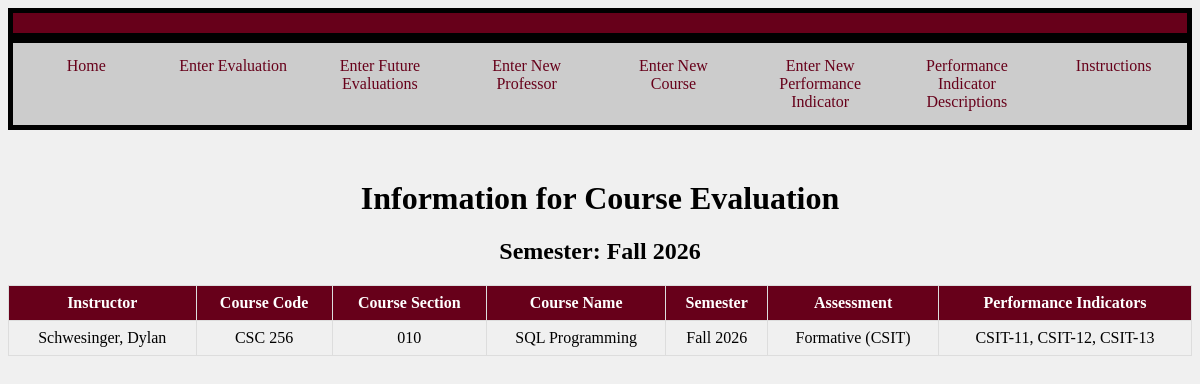
/fullSemester.php?semester=Fall 2026, run on the app's committed database.
### tables this page shows
CREATE TABLE "EVAL" (
	"ID"	INTEGER,
	"Instructor"	TEXT,
	"CourseCode"	TEXT,
	"Semester"	TEXT,
	"Assessment"	TEXT,
	"CourseName"	TEXT,
	"CourseSection"	TEXT,
	"PerformanceIndicator"	TEXT,
	PRIMARY KEY("ID" AUTOINCREMENT)
);

### fullSemester.php (the view, shortened to what this page needs)
<?php
try {
    $db = new PDO('sqlite:CSC355.db');
}
catch (Exception $exc){
    echo 'Exception: Cannot connect to the database: ', $exc->getMessage(), "\n";
}
if((isset($_GET['semester']) && isset( $_GET['code']) && isset($_GET['sec']))){
    $semester = $_GET['semester'];
    $code = $_GET['code'];
    $sec = $_GET['sec'];
    $stmt = $db->prepare("SELECT * FROM EVAL WHERE SEMESTER = :semester AND CourseCode = :code AND CourseSection = :sec");
    $stmt->bindParam(':semester', $semester);
    $stmt->bindParam(':code', $code);
    $stmt->bindParam(':sec', $sec);
    $stmt->execute();
    $perfObjective = [];
    while ($row = $stmt->fetch(PDO::FETCH_ASSOC)) {
        $perfObjective[] = $row['PerformanceIndicator'];
    }
    $separateValues = [];
    foreach ($perfObjective as $string){
        $values = explode(',', $string);
        foreach ($values as $value){
            $separateValues[] = $value;
        }
    }
    $stmt2 = $db->prepare("SELECT * FROM EVAL WHERE SEMESTER = :semester AND CourseCode = :code AND CourseSection = :sec");
    $stmt2->bindParam(':semester', $semester);
    $stmt2->bindParam(':code', $code);
    $stmt2->bindParam(':sec', $sec);
    $stmt2->execute();
    echo "<div class='header'></div>
    <div class='navigation'>
        <ul>
            <li><a href='https://unixweb.kutztown.edu/~dclea255/CourseEvaluator/home.php'>Home</a></li>
            <li><a href='https://unixweb.kutztown.edu/~dclea255/CourseEvaluator/Prototype1.php'>Enter Evaluation</a></li>
            <li><a href='https://unixweb.kutztown.edu/~dclea255/CourseEvaluator/enterFutureEvaluation.php'>Enter Future Evaluations</a></li>
            <li><a href='https://unixweb.kutztown.edu/~dclea255/CourseEvaluator/editEvaluation.php'>Edit Future Evaluations</a></li>
            <li><a href='https://unixweb.kutztown.edu/~dclea255/CourseEvaluator/enterProf.php'>Enter New Professor</a></li>
            <li><a href='https://unixweb.kutztown.edu/~dclea255/CourseEvaluator/enterCourse.php'>Enter New Course</a></li>
            <li><a href='https://unixweb.kutztown.edu/~dclea255/CourseEvaluator/enterIndicator.php'>Enter New Performance Indicator</a></li>
            <li><a href='https://unixweb.kutztown.edu/~dclea255/CourseEvaluator/PID.php'>Performance Indicator Descriptions</a></li>
            <li><a href='https://unixweb.kutztown.edu/~irove/instructions.php'>Instructions</a></li>
        </ul>
    </div>";
    echo "<h1 style = 'text-align: center;'>Information for Course Evaluation</h1>";
    echo "<h2 style = 'text-align: center;'>Semester: $semester</h2>";
    echo "<h2 style = 'text-align: center;'>Course Code: $code</h2>";
    echo "<div class='table1'>";
    echo "<table border='1'>
            <tr>
                <th>Instructor</th>
                <th>Course Code</th>
				<th>Course Section</th>
				<th>Course Name</th>
                <th>Semester</th>
                <th>Assessment</th>
            </tr>";
    while ($row = $stmt2->fetch(PDO::FETCH_ASSOC)) {
        echo "<tr>";
            echo "<td>" . $row['Instructor'] . "</td>";
            echo "<td>" . $row['CourseCode'] . "</td>";
			echo "<td>" . $row['CourseSection'] . "</td>";
			echo "<td>" . $row['CourseName'] . "</td>";
            echo "<td>" . $row['Semester'] . "</td>";
            echo "<td>" . $row['Assessment'] . "</td>";
            echo "</tr>";
    }
echo "</table>";
echo "</div>";
$stmt3 = $db->prepare("SELECT StudentNumbers, Major, EvaluationScore FROM StudentTable WHERE ID = (SELECT ID FROM EVAL WHERE SEMESTER = :semester AND CourseCode = :code AND CourseSection = :sec)");
$stmt3->bindParam(':semester', $semester);
$stmt3->bindParam(':code', $code);
$stmt3->bindParam(':sec', $sec);
$stmt3->execute();
$studentEvaluations = [];
while ($row = $stmt3->fetch(PDO::FETCH_ASSOC)) {
    $studentNumber = $row['StudentNumbers'];
    $major = $row['Major'];
    $evaluationScores = explode(',', $row['EvaluationScore']);
    $combinedScores = array_combine($separateValues, $evaluationScores);
    $studentEvaluations[] = [
        'studentNumber' => $studentNumber,
        'major' => $major,
        'scores' => $combinedScores
    ];
}
echo "<div>";
echo "<table border='1'>
        <tr>
            <th>Student Number</th>
            <th>Major</th>";
            foreach ($separateValues as $header){
                echo "<th>$header</th>";
            }
        echo "</tr>";
foreach ($studentEvaluations as $student) {
    echo "<tr>";
        echo "<td>" . $student['studentNumber'] . "</td>";
        echo "<td>" . $student['major'] . "</td>";
        foreach ($separateValues as $indicator) {
            echo "<td>" . $student['scores'][$indicator] . "</td>";
        }
        echo "</tr>";
}
echo "</table>";
echo "</div>";
}
elseif (isset($_GET['semester'])) {
    $semester = $_GET['semester'];
    $stmt = $db->prepare("SELECT * FROM EVAL WHERE SEMESTER = :semester");
    $stmt->bindParam(':semester', $semester);
    $stmt->execute();
    echo "<div class='header'></div>
    <div class='navigation'>
        <ul>
            <li><a href='https://unixweb.kutztown.edu/~dclea255/CourseEvaluator/home.php'>Home</a></li>
            <li><a href='https://unixweb.kutztown.edu/~dclea255/CourseEvaluator/Prototype1.php'>Enter Evaluation</a></li>
            <li><a href='#'>Enter Future Evaluations</a></li>
            <li><a href='https://unixweb.kutztown.edu/~dclea255/CourseEvaluator/enterProf.php'>Enter New Professor</a></li>
            <li><a href='https://unixweb.kutztown.edu/~dclea255/CourseEvaluator/enterCourse.php'>Enter New Course</a></li>
            <li><a href='https://unixweb.kutztown.edu/~dclea255/CourseEvaluator/enterIndicator.php'>Enter New Performance Indicator</a></li>
            <li><a href='#'>Performance Indicator Descriptions</a></li>
            <li><a href='https://unixweb.kutztown.edu/~irove/instructions.php'>Instructions</a></li>
        </ul>
    </div>";
    echo "<h1 style = 'text-align: center;'>Information for Course Evaluation</h1>";
    echo "<h2 style = 'text-align: center;'>Semester: $semester</h2>";
    echo "<table border='1'>
                <tr>
                    <th>Instructor</th>
                    <th>Course Code</th>
					<th>Course Section</th>
					<th>Course Name</th>
                    <th>Semester</th>
                    <th>Assessment</th>
                    <th>Performance Indicators</th>
                </tr>";
    while ($row = $stmt->fetch(PDO::FETCH_ASSOC)) {
        echo "<tr>";
            echo "<td>" . $row['Instructor'] . "</td>";
            echo "<td>" . $row['CourseCode'] . "</td>";
			echo "<td>" . $row['CourseSection'] . "</td>";
			echo "<td>" . $row['CourseName'] . "</td>";
            echo "<td>" . $row['Semester'] . "</td>";
            echo "<td>" . $row['Assessment'] . "</td>";
            echo "<td>". $row["PerformanceIndicator"] . "</td>";
            echo "</tr>";
    }
    echo "</table>";
}
?>
<!DOCTYPE html>
<html lang="en">
<head>
</head>
<body>
</body>
</html>

### fullSemester.php (style rules this page uses)
table { width: 100%; margin: 0 auto; border-collapse: collapse; }
td { padding: 20px; border: 1px solid black; text-align: center; }
.navigation { display: flex; justify-content: space-between; background-color: #ccc; overflow: hidden; width: 100%; margin-bottom: 50px; }
.navigation ul { margin: 0; padding: 0; list-style-type: none; overflow: hidden; display: flex; justify-content: space-between; width: 100%; border: 5px solid black; }
.navigation li { width: 25%; }
.navigation li a { display: block; color: #67001a; text-align: center; padding: 14px 16px; text-decoration: none; }
th, td { border: 1px solid #ddd; padding: 8px; text-align: center; }
th { background-color: #67001a; color: white; }
.header { background-color: #67001a; color: white; padding: 10px 0; text-align: center; border: 5px solid black; }
body { background-color: #f0f0f0; }

### data on the page
eval: Instructor "Schwesinger, Dylan", CourseCode "CSC 256", CourseSection "010", CourseName "SQL Programming", Semester "Fall 2026", Assessment "Formative (CSIT)", PerformanceIndicator "CSIT-11, CSIT-12, CSIT-13"

### other printed values
$semester "Fall 2026"
